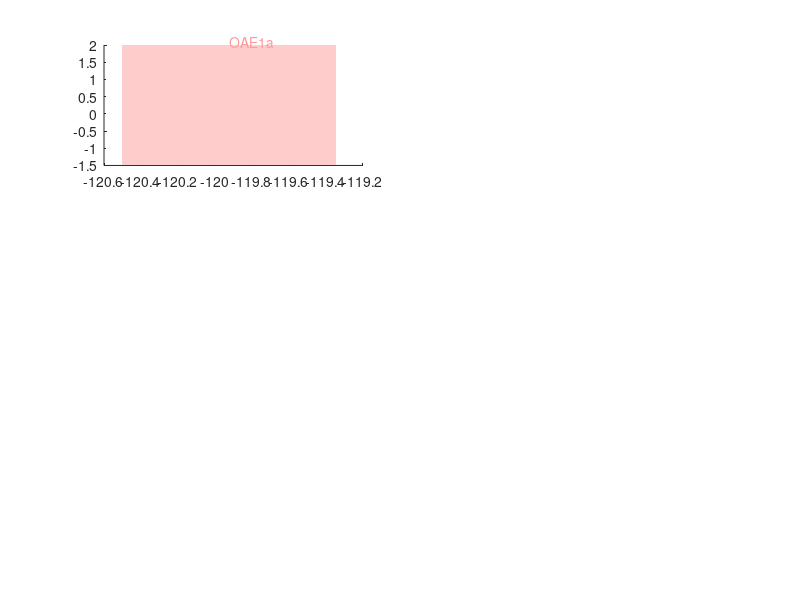

Source code (MATLAB): (Note: this script raises an error after producing the figure.)
%% This script reproduces Figure S8 in Chen et al. (2025). 

% Note that the P-values displayed may vary slightly from the ones in the
% original figure because of the randomness of peak sampling in the null
% model simulations used 

% first load input_Figure_S8.mat in Matlab (version used
% originally was 2024a) to load the necessary input data. First make sure the
% Matlab path is set to the directory in which the .m and
% .mat files were downloaded. 

load input_Figure_S8.mat;

%choose scenario for peak randomization
%sc = 0 : no restrictions on random peak ages chosen
%sc = 1 : distance between randomly chosen peak ages sampled from fitted distribution of distances between observed peak ages

sc=0;

% set x- and y-axis limits for all panels
xlimits = [-130 0;-130 0;-130 0;-130 0;-130 0;-130 0];
ylimits = [-1.5 2;-1.5 2;-1.5 2;-1.5 2;-1.5 2;-1.5 2];

figure(1)

%plot geological events on all panels, minimum line thickness 0.2 Ma, events of longer duration have corresponding thickness
for i=1:1:6
    ax = subplot(3,2,i);

    % OAE1a (Selli Event)
    oae1a=[-120.5 ylimits(i,1) 1.157 ylimits(i,2)-ylimits(i,1)] ;
    rectangle('Position',oae1a,'FaceColor',[1 0.8 0.8],'EdgeColor','none')
    if (i==1)
        t=text(oae1a(1)+ 0.5*oae1a(3), 2+(2-(-1.5))./40, 'OAE1a','Color',[1 0.6 0.6],'FontSize',10);
        t.Rotation = 90;
    end
    if (i==2)
        t=text(oae1a(1)+ 0.5*oae1a(3), 2+(2-(-0.5))./40, 'OAE1a','Color',[1 0.6 0.6],'FontSize',10);
        t.Rotation = 90;
    end
    if (i==3)
        t=text(oae1a(1)+ 0.5*oae1a(3), 35+(35-(10))./40, 'OAE1a','Color',[1 0.6 0.6],'FontSize',10);
        t.Rotation = 90;
    end
    
    
    % Aptian extinction
    aptian=[-116 ylimits(i,1) 1 ylimits(i,2)-ylimits(i,1)];
    rectangle('Position',aptian,'FaceColor',[1 0.8 0.8],'EdgeColor','none')
    if (i==1)
       t = text(aptian(1)+ 0.5*aptian(3), 2+(2-(-1.5))./40, 'Aptian ext.','Color',[1 0.6 0.6],'FontSize',10);
       t.Rotation = 90;
    end
    if (i==2)
       t = text(aptian(1)+ 0.5*aptian(3), 2+(2-(-0.5))./40, 'Aptian ext.','Color',[1 0.6 0.6],'FontSize',10);
       t.Rotation = 90;
    end
    if (i==3)
       t = text(aptian(1)+ 0.5*aptian(3), 35+(35-(10))./40, 'Aptian ext.','Color',[1 0.6 0.6],'FontSize',10);
       t.Rotation = 90;
    end

    % OAE1b (Jacob, Kilian, Paquier, and Leenhardt events)    
    oae1b=[-113.2-1.55 ylimits(i,1) 4.03 ylimits(i,2)-ylimits(i,1)] ;
    rectangle('Position',oae1b,'FaceColor',[1 0.8 0.8],'EdgeColor','none')
    if (i==1)
        t=text(oae1b(1)+ 0.5*oae1b(3)+2, 2+(2-(-1.5))./40, 'OAE1b','Color',[1 0.6 0.6],'FontSize',10);
        t.Rotation = 90;
    end
    if (i==2)
        t=text(oae1b(1)+ 0.5*oae1b(3)+2, 2+(2-(-0.5))./40, 'OAE1b','Color',[1 0.6 0.6],'FontSize',10);
        t.Rotation = 90;
    end
    if (i==3)
        t=text(oae1b(1)+ 0.5*oae1b(3)+2, 35+(35-(10))./40, 'OAE1b','Color',[1 0.6 0.6],'FontSize',10);
        t.Rotation = 90;
    end
    
    
    % OAE1c (Amadeus event)
    oae1c=[-106 ylimits(i,1) 0.567 ylimits(i,2)-ylimits(i,1)];
    rectangle('Position',oae1c,'FaceColor',[1 0.8 0.8],'EdgeColor','none')
    if (i==1)
        t=text(oae1c(1)+ 0.5*oae1c(3), 2+(2-(-1.5))./40, 'OAE1c','Color',[1 0.6 0.6],'FontSize',10);
        t.Rotation = 90;
    end
    if (i==2)
        t=text(oae1c(1)+ 0.5*oae1c(3), 2+(2-(-0.5))./40, 'OAE1c','Color',[1 0.6 0.6],'FontSize',10);
        t.Rotation = 90;
    end
    if (i==3)
        t=text(oae1c(1)+ 0.5*oae1c(3), 35+(35-(10))./40, 'OAE1c','Color',[1 0.6 0.6],'FontSize',10);
        t.Rotation = 90;
    end
    
    
    % OAE1d (Breistroffer event)
    oae1d=[-101 ylimits(i,1) 1 ylimits(i,2)-ylimits(i,1)];
    rectangle('Position',oae1d,'FaceColor',[1 0.8 0.8],'EdgeColor','none')
    if (i==1)
        t=text(oae1d(1)+ 0.5*oae1d(3), 2+(2-(-1.5))./40, 'OAE1d','Color',[1 0.6 0.6],'FontSize',10);
        t.Rotation = 90;
    end
    if (i==2)
        t=text(oae1d(1)+ 0.5*oae1d(3), 2+(2-(-0.5))./40, 'OAE1d','Color',[1 0.6 0.6],'FontSize',10);
        t.Rotation = 90;
    end
    if (i==3)
        t=text(oae1d(1)+ 0.5*oae1d(3), 35+(35-(10))./40, 'OAE1d','Color',[1 0.6 0.6],'FontSize',10);
        t.Rotation = 90;
    end

    % 0AE2 = Cenomanian-Turonian boundary event, 
    oae2=[-93.9 ylimits(i,1) 0.9 ylimits(i,2)-ylimits(i,1)];
    rectangle('Position',oae2,'FaceColor',[1 0.8 0.8],'EdgeColor','none')
    if (i==1)
        t=text(oae2(1)+ 0.5*oae2(3), 2+(2-(-1.5))./40, 'OAE2','Color',[1 0.6 0.6],'FontSize',10);
        t.Rotation = 90;
    end
    if (i==2)
        t=text(oae2(1)+ 0.5*oae2(3), 2+(2-(-0.5))./40, 'OAE2','Color',[1 0.6 0.6],'FontSize',10);
        t.Rotation = 90;
    end
    if (i==3)
        t=text(oae2(1)+ 0.5*oae2(3), 35+(35-(10))./40, 'OAE2','Color',[1 0.6 0.6],'FontSize',10);
        t.Rotation = 90;
    end

    % OAE3    
    oae3=[-87.3 ylimits(i,1) 2.7 ylimits(i,2)-ylimits(i,1)];
    rectangle('Position',oae3,'FaceColor',[1 0.8 0.8],'EdgeColor','none')
    if (i==1)
        t=text(oae3(1)+ 0.5*oae3(3), 2+(2-(-1.5))./40, 'OAE3','Color',[1 0.6 0.6],'FontSize',10);
        t.Rotation = 90;
    end
    if (i==2)
        t=text(oae3(1)+ 0.5*oae3(3), 2+(2-(-0.5))./40, 'OAE3','Color',[1 0.6 0.6],'FontSize',10);
        t.Rotation = 90;
    end
    if (i==3)
        t=text(oae3(1)+ 0.5*oae3(3), 35+(35-(10))./40, 'OAE3','Color',[1 0.6 0.6],'FontSize',10);
        t.Rotation = 90;
    end
    
    % K-Pg extinction
    kpg=[-66.1 ylimits(i,1) 0.2 ylimits(i,2)-ylimits(i,1)];
    rectangle('Position',kpg,'FaceColor',[1 0.8 0.8],'EdgeColor','none')
    if (i==1)
        t=text(kpg(1)+ 0.5*kpg(3), 2+(2-(-1.5))./40, 'K-Pg','Color',[1 0.6 0.6],'FontSize',10);
        t.Rotation = 90;
    end
    if (i==2)
        t=text(kpg(1)+ 0.5*kpg(3), 2+(2-(-0.5))./40, 'K-Pg','Color',[1 0.6 0.6],'FontSize',10);
        t.Rotation = 90;
    end
    if (i==3)
        t=text(kpg(1)+ 0.5*kpg(3), 35+(35-(10))./40, 'K-Pg','Color',[1 0.6 0.6],'FontSize',10);
        t.Rotation = 90;
    end
    
    % Paleocene-Eocene Thermal Maximum, PETM   
    petm=[-55.8 ylimits(i,1) 0.2 ylimits(i,2)-ylimits(i,1)];
    rectangle('Position',petm,'FaceColor',[1 0.8 0.8],'EdgeColor','none')
    if (i==1)
        t=text(petm(1)+ 0.5*petm(3), 2+(2-(-1.5))./40, 'PETM','Color',[1 0.6 0.6],'FontSize',10);
        t.Rotation = 90;
    end
    if (i==2)
        t=text(petm(1)+ 0.5*petm(3), 2+(2-(-0.5))./40, 'PETM','Color',[1 0.6 0.6],'FontSize',10);
        t.Rotation = 90;
    end
    if (i==3)
        t=text(petm(1)+ 0.5*petm(3), 35+(35-(10))./40, 'PETM','Color',[1 0.6 0.6],'FontSize',10);
        t.Rotation = 90;
    end
    
    % Eocene-Oligocene transition (EOT), Eocene-Oligocene extinction event or Grande Coupure 
    eot=[-33.9 ylimits(i,1) 0.5 ylimits(i,2)-ylimits(i,1)];
    rectangle('Position',eot,'FaceColor',[1 0.8 0.8],'EdgeColor','none')
    if (i==1)
        t=text(eot(1)+ 0.5*eot(3), 2+(2-(-1.5))./40, 'EOT','Color',[1 0.6 0.6],'FontSize',10);
        t.Rotation = 90;
    end
    if (i==2)
        t=text(eot(1)+ 0.5*eot(3), 2+(2-(-0.5))./40, 'EOT','Color',[1 0.6 0.6],'FontSize',10);
        t.Rotation = 90;
    end
    if (i==3)
        t=text(eot(1)+ 0.5*eot(3), 35+(35-(10))./40, 'EOT','Color',[1 0.6 0.6],'FontSize',10);
        t.Rotation = 90;
    end

    % Middle Miocene Climatic Transition (MMCT) or Middle Miocene Disruption   
    mmct=[-15 ylimits(i,1) 2 ylimits(i,2)-ylimits(i,1)];
    rectangle('Position',mmct,'FaceColor',[1 0.8 0.8],'EdgeColor','none');
    if (i==1)
        t=text(mmct(1)+ 0.5*mmct(3), 2+(2-(-1.5))./40, 'MMCT','Color',[1 0.6 0.6],'FontSize',10);
        t.Rotation = 90;
    end
    if (i==2)
        t=text(mmct(1)+ 0.5*mmct(3), 2+(2-(-0.5))./40, 'MMCT','Color',[1 0.6 0.6],'FontSize',10);
        t.Rotation = 90;
    end
    if (i==3)
        t=text(mmct(1)+ 0.5*mmct(3), 35+(35-(10))./40, 'MMCT','Color',[1 0.6 0.6],'FontSize',10);
        t.Rotation = 90;
    end
    
    ax.Layer = 'top';

end



%construction of panel A. Gray dots represent the relative residuals of a
%linear model in which the moving average of the WGD establishment rate
%(window size 4 Ma) is modeled as a function of time and the number of
%angiosperm lineages in the 466-species tree through time (Figure 1). The
%blue curve is a LOESS fit with span set to 10% of the total number of data
%points. Peaks in the blue curve that are recovered in the optimal
%exponential-Gaussian mixture model (panel B) are indicated with vertical
%black dashed lines and the associated numbers indicate their ages in Ma.
%The extinction events and OAEs displayed in pink are located significantly
%closer to the WGD peaks than expected under a null model of uniform random
%WGD peak placement across the past 115 Ma, as indicated by the P-value in
%the upper right corner of the panel.

l=1;

subplot(3,2,l);
hold on

% construction of relative residuals profile

%moving window analysis on WGD count data (WGD_Count contains the number of observed WGDs in bins [0,1] Ma, [1,2] Ma,... Window size 4, moving averages instead of moving sums by ./4
%moving window analysis on WGD count data (WGD_Count contains the number of observed WGDs in bins [0,1] Ma, [1,2] Ma,... Window size 4, moving averages instead of moving sums by ./4. 
%Note that first movsum element only incorporates 2 counts, not 4, and second element incorporates 3 counts instead of 4. Last movsum element also incorporates 3 counts only,
%but adjustment not needed as corresponding factor 2 or 4/3 corrections in numerator and denominator of mwWGD_rate_per_lineage cancel each other out. 
%In the same vein, ./4 in numerator and denominator actually also cancel out.
mwWGD_rate = movsum(WGD_Count(1:125),4)./4;
averageLineageCount = movsum(Total_Lineage_Count(1:125),4)./4;
mwWGD_rate_per_lineage = mwWGD_rate./averageLineageCount;
%first element of movsum captures range [-2 2] so average is 0, element 2 of movsum captures range [-1 3] with average 1, element 125 captures range [122 126] with average 124
mwx = [0:1:124];
mwWGD_rate_per_lineageflip = flip(mwWGD_rate_per_lineage(2:125));
mwxflip = -flip(mwx(2:125));
% Total_Lineage_Count is total lineage count at 0,1,2... Ma
Total_Lineage_Count_flip = flip(Total_Lineage_Count(1:125));
% leave out 0 Mya from Total_Lineage_Count_0123_flip, fit linear model to mwWGD_rate_per_lineageflip with independent variables time (mwxflip) and number of lineages (Total_Lineage_Count_flip)
mdl = fitlm([mwxflip',Total_Lineage_Count_flip(2:125)],mwWGD_rate_per_lineageflip);
% calculate relative residuals of model
residuals = mwWGD_rate_per_lineageflip - mdl.Fitted;
relativeresiduals = residuals./mdl.Fitted;

%plot panel A

xlabel( 'Ma', 'Interpreter', 'none' );
ylabel( 'Relative residuals', 'Interpreter', 'tex' );

plot(mwxflip',relativeresiduals,"Marker","o","MarkerSize",3,"MarkerFaceColor",[0.7 0.7 0.7],"MarkerEdgeColor",[0.7 0.7 0.7],"LineStyle","none");
hold on
%plot smoothed relative residuals profile
smoothedrelativeresiduals = smooth(mwxflip',relativeresiduals,0.1,'loess');
plot(mwxflip',smoothedrelativeresiduals,'Color','blue','LineWidth',1.5);
%find peaks in relative residuals profile, these will be plotted as vertical dashed black lines
[pks,locs] = findpeaks(smoothedrelativeresiduals);

x = [-130 0];
y = [0 0];
line(x,y,'Color','black','LineStyle','-')
hold off;

y = [-1.5 2];
for(i=1:1:size(pks,1))
  x = [mwxflip(locs(i)),mwxflip(locs(i))];
  line(x,y,'Color','black','LineStyle','--')
  text(mwxflip(locs(i)), smoothedrelativeresiduals(locs(i))+0.1, num2str(-mwxflip(locs(i)),'%.0f'));
end

xlim([-130 0]);
ylim([-1.5 2]);

%fit Gaussian distribution to distances between peaks in residuals data (to be used as distance distribution to be sampled from for positioning random peaks in scenario 1)
respeakdists = [];
%calculate distances between subsequent peaks
for i=1:1:size(pks,1)-1
    respeakdists(i) = -mwxflip(locs(i)) - (-mwxflip(locs(i+1)));
end
respeakdists = respeakdists';
pd = fitdist(respeakdists,'Normal');

%coupling distance analysis between relative residuals peaks and geological event peaks

%geological events in first 115 Ma
geopeaks =[14 33.65 55.7 66 85.95 93.45 101.5 105.7165 112.735]';
% use couplingDistance function in couplingDistance.m to calculate mean nearest distance between geological events and WGD peaks
cdist = couplingDistance(-mwxflip(locs(1:1:(size(pks,1)))),geopeaks);

%now do the same for 1,000,000 sets of randomized WGD establishment rate per lineage peaks (depends on randomization scenario chosen)
rndcdist=[];
for i=1:1:1000000
    rndpks=[];
    if (sc==0)
        for j=1:1:(size(pks,1))
            rndpks(j)=random('Uniform',0,115);
        end

    elseif (sc==1)
        %sample distances from distribution of residuals peak distances
        rndpkdists=[];
        for j=1:1:(size(respeakdists,1))
            rndpkdists(j)=random(pd);
        end
    
        %sample random starting point in interval 0-30 Ma and position random peaks
        rndpks(1)=random('Uniform',0,30);
        for j=2:1:(size(pks,1))
            rndpks(j)=rndpks(j-1) + rndpkdists(j-1);
        end
    end
    rndcdist(i)=couplingDistance(rndpks,geopeaks);
end


%approximate p-value for peak coupling p=(n+1)/(k+1) with n the number of times the randomized coupling distance is lower or equal to the observed coupling distance 
p1(l) = find(sort(rndcdist) >= cdist, 1)./1000001;

%plot p-value
t=text((xlimits(l,2) - (xlimits(l,2)-xlimits(l,1)).*0.25), (ylimits(l,2) - (ylimits(l,2)-ylimits(l,1)).*0.05), strcat('p=',num2str(p1(l),'%.2e')),'Color','black','FontSize',10);

xticks(-120:20:0);
xticklabels({'120','100','80','60','40','20','0'});
text(xlimits(l,1) - (xlimits(l,2)-xlimits(l,1)).*0.15 ,ylimits(l,2) + (ylimits(l,2)-ylimits(l,1)).*0.10,'A','FontSize',20)










%construction of panel B. Gray dots represent the relative residuals of a
%linear model in which the moving average of the WGD establishment rate
%(window size 4 Ma) is modeled as a function of time and the number of
%angiosperm species across time as obtained from Niklas et al. (1983) Nature
%https://doi.org/10.1038/303614a0. The blue curve is a LOESS fit with span set 
%to 10% of the total number of data points. Peaks in the blue curve that are 
%recovered in the optimal exponential-Gaussian mixture model (panel B) are 
%indicated with vertical black dashed lines and the associated numbers indicate 
%their ages in Ma. The extinction events and OAEs displayed in pink are located 
%significantly closer to the WGD peaks than expected under a null model of uniform
%random WGD peak placement across the past 115 Ma, as indicated by the P-value in
%the upper right corner of the panel.

l=3;

subplot(3,2,l);
hold on

% construction of relative residuals profile

%moving window analysis on WGD count data (WGD_Count contains the number of observed WGDs in bins [0,1] Ma, [1,2] Ma,... Window size 4, moving averages instead of moving sums by ./4. 
%Note that first movsum element only incorporates 2 counts, not 4, and second element incorporates 3 counts instead of 4. Last movsum element also incorporates 3 counts only,
%but adjustment not needed as corresponding factor 2 or 4/3 corrections in numerator and denominator of mwWGD_rate_per_lineage cancel each other out. 
%In the same vein, ./4 in numerator and denominator actually also cancel out.
%Niklas data starts from 3.5 Ma, while WGD count data starts at 0.5 Ma -> start at index 4 instead of 1
mwWGD_rate = movsum(WGD_Count(4:125),4)./4;
averageLineageCount = movsum(Niklas_Species_Count(1:122),4)./4;
mwWGD_rate_per_lineage = mwWGD_rate./averageLineageCount;
%first element of movsum captures range [1 5] so average is 3, element 2 of movsum captures range [2 6] with average 4, element 118 captures range [122 126] with average 124
mwx = [3:1:124];
mwWGD_rate_per_lineageflip = flip(mwWGD_rate_per_lineage(1:122));
mwxflip = -flip(mwx(1:122));
% Warning, moving averages at 3, 4, ... Ma may be 0.5 Ma off from lineage counts at 3.5, 4.5... Ma
Niklas_Species_Count_flip = flip(Niklas_Species_Count(1:122));
% fit linear model to mwWGD_rate_per_lineageflip with independent variables time (mwxflip) and number of lineages (Niklas_Species_Count_flip)
mdl = fitlm([mwxflip',Niklas_Species_Count_flip],mwWGD_rate_per_lineageflip);
% calculate relative residuals of model
residuals = mwWGD_rate_per_lineageflip - mdl.Fitted;
relativeresiduals = residuals./mdl.Fitted;

%plot panel B

xlabel( 'Ma', 'Interpreter', 'none' );
ylabel( 'Relative residuals', 'Interpreter', 'tex' );

plot(mwxflip',relativeresiduals,"Marker","o","MarkerSize",3,"MarkerFaceColor",[0.7 0.7 0.7],"MarkerEdgeColor",[0.7 0.7 0.7],"LineStyle","none");
hold on
%plot smoothed relative residuals profile
smoothedrelativeresiduals = smooth(mwxflip',relativeresiduals,0.1,'loess');
plot(mwxflip',smoothedrelativeresiduals,'Color','blue','LineWidth',1.5);
%find peaks in relative residuals profile, these will be plotted as vertical dashed black lines
[pks,locs] = findpeaks(smoothedrelativeresiduals);

x = [-130 0];
y = [0 0];
line(x,y,'Color','black','LineStyle','-')
hold off;

y = [-1.5 2];
for(i=1:1:size(pks,1))
  x = [mwxflip(locs(i)),mwxflip(locs(i))];
  line(x,y,'Color','black','LineStyle','--')
  text(mwxflip(locs(i)), smoothedrelativeresiduals(locs(i))+0.1, num2str(-mwxflip(locs(i)),'%.0f'));
end

xlim([-130 0]);
ylim([-1.5 2]);

%fit Gaussian distribution to distances between peaks in residuals data (to be used as distance distribution to be sampled from for positioning random peaks in scenario 1)
respeakdists = [];
%calculate distances between subsequent peaks
for i=1:1:size(pks,1)-1
    respeakdists(i) = -mwxflip(locs(i)) - (-mwxflip(locs(i+1)));
end
respeakdists = respeakdists';
pd = fitdist(respeakdists,'Normal');

%coupling distance analysis between relative residuals peaks and geological event peaks

%geological events in first 115 Ma
geopeaks =[14 33.65 55.7 66 85.95 93.45 101.5 105.7165 112.735]';
% use couplingDistance function in couplingDistance.m to calculate mean nearest distance between geological events and WGD peaks
cdist = couplingDistance(-mwxflip(locs(1:1:(size(pks,1)))),geopeaks);

%now do the same for 1,000,000 sets of randomized WGD establishment rate per lineage peaks (depends on randomization scenario chosen)
rndcdist=[];
for i=1:1:1000000
    rndpks=[];
    if (sc==0)
        for j=1:1:(size(pks,1))
            rndpks(j)=random('Uniform',0,115);
        end

    elseif (sc==1)
        %sample distances from distribution of residuals peak distances
        rndpkdists=[];
        for j=1:1:(size(respeakdists,1))
            rndpkdists(j)=random(pd);
        end
    
        %sample random starting point in interval 0-30 Ma and position random peaks
        rndpks(1)=random('Uniform',0,30);
        for j=2:1:(size(pks,1))
            rndpks(j)=rndpks(j-1) + rndpkdists(j-1);
        end
    end
    rndcdist(i)=couplingDistance(rndpks,geopeaks);
end


%approximate p-value for peak coupling p=(n+1)/(k+1) with n the number of times the randomized coupling distance is lower or equal to the observed coupling distance 
p1(l) = find(sort(rndcdist) >= cdist, 1)./1000001;

%plot p-value
t=text((xlimits(l,2) - (xlimits(l,2)-xlimits(l,1)).*0.25), (ylimits(l,2) - (ylimits(l,2)-ylimits(l,1)).*0.05), strcat('p=',num2str(p1(l),'%.2e')),'Color','black','FontSize',10);

xticks(-120:20:0);
xticklabels({'120','100','80','60','40','20','0'});
text(xlimits(l,1) - (xlimits(l,2)-xlimits(l,1)).*0.15 ,ylimits(l,2) + (ylimits(l,2)-ylimits(l,1)).*0.10,'B','FontSize',20)









%construction of panel C. Gray dots represent the relative residuals of a
%linear model in which the moving average of the WGD establishment rate
%(window size 4 Ma) is modeled as a function of time and the number of
%angiosperm families across time as obtained from Niklas et al. (1983) Nature
%https://doi.org/10.1038/303614a0. The blue curve is a LOESS fit with span set 
%to 10% of the total number of data points. Peaks in the blue curve that are 
%recovered in the optimal exponential-Gaussian mixture model (panel B) are 
%indicated with vertical black dashed lines and the associated numbers indicate 
%their ages in Ma. The extinction events and OAEs displayed in pink are located 
%significantly closer to the WGD peaks than expected under a null model of uniform
%random WGD peak placement across the past 115 Ma, as indicated by the P-value in
%the upper right corner of the panel.

l=5;

subplot(3,2,l);
hold on

% construction of relative residuals profile

%moving window analysis on WGD count data (WGD_Count contains the number of observed WGDs in bins [0,1] Ma, [1,2] Ma,... Window size 4, moving averages instead of moving sums by ./4. 
%Note that first movsum element only incorporates 2 counts, not 4, and second element incorporates 3 counts instead of 4. Last movsum element also incorporates 3 counts only,
%but adjustment not needed as corresponding factor 2 or 4/3 corrections in numerator and denominator of mwWGD_rate_per_lineage cancel each other out. 
%In the same vein, ./4 in numerator and denominator actually also cancel out.
%Niklas data starts from 3.5 Ma, while WGD count data starts at 0.5 Ma -> start at index 4 instead of 1
mwWGD_rate = movsum(WGD_Count(4:125),4)./4;
averageLineageCount = movsum(Niklas_Family_Count(1:122),4)./4;
mwWGD_rate_per_lineage = mwWGD_rate./averageLineageCount;
%first element of movsum captures range [1 5] so average is 3, element 2 of movsum captures range [2 6] with average 4, element 118 captures range [122 126] with average 124
mwx = [3:1:124];
mwWGD_rate_per_lineageflip = flip(mwWGD_rate_per_lineage(1:122));
mwxflip = -flip(mwx(1:122));
% Warning, moving averages at 3, 4, ... Ma may be 0.5 Ma off from lineage counts at 3.5, 4.5... Ma
Niklas_Family_Count_flip = flip(Niklas_Family_Count(1:122));
% fit linear model to mwWGD_rate_per_lineageflip with independent variables time (mwxflip) and number of lineages (Niklas_Family_Count_flip)
mdl = fitlm([mwxflip',Niklas_Family_Count_flip],mwWGD_rate_per_lineageflip);
% calculate relative residuals of model
residuals = mwWGD_rate_per_lineageflip - mdl.Fitted;
relativeresiduals = residuals./mdl.Fitted;



%plot panel C

xlabel( 'Ma', 'Interpreter', 'none' );
ylabel( 'Relative residuals', 'Interpreter', 'tex' );

plot(mwxflip',relativeresiduals,"Marker","o","MarkerSize",3,"MarkerFaceColor",[0.7 0.7 0.7],"MarkerEdgeColor",[0.7 0.7 0.7],"LineStyle","none");
hold on
%plot smoothed relative residuals profile
smoothedrelativeresiduals = smooth(mwxflip',relativeresiduals,0.1,'loess');
plot(mwxflip',smoothedrelativeresiduals,'Color','blue','LineWidth',1.5);
%find peaks in relative residuals profile, these will be plotted as vertical dashed black lines
[pks,locs] = findpeaks(smoothedrelativeresiduals);

x = [-130 0];
y = [0 0];
line(x,y,'Color','black','LineStyle','-')
hold off;

y = [-1.5 2];
for(i=1:1:size(pks,1))
  x = [mwxflip(locs(i)),mwxflip(locs(i))];
  line(x,y,'Color','black','LineStyle','--')
  text(mwxflip(locs(i)), smoothedrelativeresiduals(locs(i))+0.1, num2str(-mwxflip(locs(i)),'%.0f'));
end

xlim([-130 0]);
ylim([-1.5 2]);

%fit Gaussian distribution to distances between peaks in residuals data (to be used as distance distribution to be sampled from for positioning random peaks in scenario 1)
respeakdists = [];
%calculate distances between subsequent peaks
for i=1:1:size(pks,1)-1
    respeakdists(i) = -mwxflip(locs(i)) - (-mwxflip(locs(i+1)));
end
respeakdists = respeakdists';
pd = fitdist(respeakdists,'Normal');

%coupling distance analysis between relative residuals peaks and geological event peaks

%geological events in first 115 Ma
geopeaks =[14 33.65 55.7 66 85.95 93.45 101.5 105.7165 112.735]';
% use couplingDistance function in couplingDistance.m to calculate mean nearest distance between geological events and WGD peaks
cdist = couplingDistance(-mwxflip(locs(1:1:(size(pks,1)))),geopeaks);

%now do the same for 1,000,000 sets of randomized WGD establishment rate per lineage peaks (depends on randomization scenario chosen)
rndcdist=[];
for i=1:1:1000000
    rndpks=[];
    if (sc==0)
        for j=1:1:(size(pks,1))
            rndpks(j)=random('Uniform',0,115);
        end

    elseif (sc==1)
        %sample distances from distribution of residuals peak distances
        rndpkdists=[];
        for j=1:1:(size(respeakdists,1))
            rndpkdists(j)=random(pd);
        end
    
        %sample random starting point in interval 0-30 Ma and position random peaks
        rndpks(1)=random('Uniform',0,30);
        for j=2:1:(size(pks,1))
            rndpks(j)=rndpks(j-1) + rndpkdists(j-1);
        end
    end
    rndcdist(i)=couplingDistance(rndpks,geopeaks);
end


%approximate p-value for peak coupling p=(n+1)/(k+1) with n the number of times the randomized coupling distance is lower or equal to the observed coupling distance 
p1(l) = find(sort(rndcdist) >= cdist, 1)./1000001;

%plot p-value
t=text((xlimits(l,2) - (xlimits(l,2)-xlimits(l,1)).*0.25), (ylimits(l,2) - (ylimits(l,2)-ylimits(l,1)).*0.05), strcat('p=',num2str(p1(l),'%.2e')),'Color','black','FontSize',10);

xticks(-120:20:0);
xticklabels({'120','100','80','60','40','20','0'});
text(xlimits(l,1) - (xlimits(l,2)-xlimits(l,1)).*0.15 ,ylimits(l,2) + (ylimits(l,2)-ylimits(l,1)).*0.10,'C','FontSize',20)












%construction of panel D. Gray dots represent the relative residuals of a
%linear model in which the moving average of the WGD establishment rate
%(window size 4 Ma) is modeled as a function of time and the number of
%angiosperm species across time as obtained from Zuntini et al. (2024) Nature
%https://doi.org/10.1038/s41586-024-07324-0. The blue curve is a LOESS fit with span set 
%to 10% of the total number of data points. Peaks in the blue curve that are 
%recovered in the optimal exponential-Gaussian mixture model (panel B) are 
%indicated with vertical black dashed lines and the associated numbers indicate 
%their ages in Ma. The extinction events and OAEs displayed in pink are located 
%significantly closer to the WGD peaks than expected under a null model of uniform
%random WGD peak placement across the past 115 Ma, as indicated by the P-value in
%the upper right corner of the panel.

l=2;

subplot(3,2,l);
hold on

% construction of relative residuals profile

%moving window analysis on WGD count data (WGD_Count contains the number of observed WGDs in bins [0,1] Ma, [1,2] Ma,... Window size 4, moving averages instead of moving sums by ./4. 
%Note that first movsum element only incorporates 2 counts, not 4, and second element incorporates 3 counts instead of 4. Last movsum element also incorporates 3 counts only,
%but adjustment not needed as corresponding factor 2 or 4/3 corrections in numerator and denominator of mwWGD_rate_per_lineage cancel each other out. 
%In the same vein, ./4 in numerator and denominator actually also cancel out.
mwWGD_rate = movsum(WGD_Count(1:125),4)./4;
averageLineageCount = movsum(Zuntini_Species_Count_young(1:125),4)./4;
mwWGD_rate_per_lineage = mwWGD_rate./averageLineageCount;
%first element of movsum captures range [-2 2] so average is 0, element 2 of movsum captures range [-1 3] with average 1, element 125 captures range [122 126] with average 124
mwx = [0:1:124];
mwWGD_rate_per_lineageflip = flip(mwWGD_rate_per_lineage(2:125));
mwxflip = -flip(mwx(2:125));
% Warning, moving averages at 0, 1, ... Ma may be 0.5 Ma off from lineage counts at 0.5, 1.5... Ma
Zuntini_Species_Count_young_flip = flip(Zuntini_Species_Count_young(1:125));
% leave out 0 Mya from Zuntini_Species_Count_young_flip, fit linear model to mwWGD_rate_per_lineageflip with independent variables time (mwxflip) and number of lineages (Zuntini_Species_Count_young_flip)
mdl = fitlm([mwxflip',Zuntini_Species_Count_young_flip(2:125)],mwWGD_rate_per_lineageflip);
% calculate relative residuals of model
residuals = mwWGD_rate_per_lineageflip - mdl.Fitted;
relativeresiduals = residuals./mdl.Fitted;

%plot panel D

xlabel( 'Ma', 'Interpreter', 'none' );
ylabel( 'Relative residuals', 'Interpreter', 'tex' );

plot(mwxflip',relativeresiduals,"Marker","o","MarkerSize",3,"MarkerFaceColor",[0.7 0.7 0.7],"MarkerEdgeColor",[0.7 0.7 0.7],"LineStyle","none");
hold on
%plot smoothed relative residuals profile
smoothedrelativeresiduals = smooth(mwxflip',relativeresiduals,0.1,'loess');
plot(mwxflip',smoothedrelativeresiduals,'Color','blue','LineWidth',1.5);
%find peaks in relative residuals profile, these will be plotted as vertical dashed black lines
[pks,locs] = findpeaks(smoothedrelativeresiduals);

x = [-130 0];
y = [0 0];
line(x,y,'Color','black','LineStyle','-')
hold off;

y = [-1.5 2];
for(i=1:1:size(pks,1))
  x = [mwxflip(locs(i)),mwxflip(locs(i))];
  line(x,y,'Color','black','LineStyle','--')
  text(mwxflip(locs(i)), smoothedrelativeresiduals(locs(i))+0.1, num2str(-mwxflip(locs(i)),'%.0f'));
end

xlim([-130 0]);
ylim([-1.5 2]);

%fit Gaussian distribution to distances between peaks in residuals data (to be used as distance distribution to be sampled from for positioning random peaks in scenario 1)
respeakdists = [];
%calculate distances between subsequent peaks
for i=1:1:size(pks,1)-1
    respeakdists(i) = -mwxflip(locs(i)) - (-mwxflip(locs(i+1)));
end
respeakdists = respeakdists';
pd = fitdist(respeakdists,'Normal');

%coupling distance analysis between relative residuals peaks and geological event peaks

%geological events in first 115 Ma
geopeaks =[14 33.65 55.7 66 85.95 93.45 101.5 105.7165 112.735]';
% use couplingDistance function in couplingDistance.m to calculate mean nearest distance between geological events and WGD peaks
cdist = couplingDistance(-mwxflip(locs(1:1:(size(pks,1)))),geopeaks);

%now do the same for 1,000,000 sets of randomized WGD establishment rate per lineage peaks (depends on randomization scenario chosen)
rndcdist=[];
for i=1:1:1000000
    rndpks=[];
    if (sc==0)
        for j=1:1:(size(pks,1))
            rndpks(j)=random('Uniform',0,115);
        end

    elseif (sc==1)
        %sample distances from distribution of residuals peak distances
        rndpkdists=[];
        for j=1:1:(size(respeakdists,1))
            rndpkdists(j)=random(pd);
        end
    
        %sample random starting point in interval 0-30 Ma and position random peaks
        rndpks(1)=random('Uniform',0,30);
        for j=2:1:(size(pks,1))
            rndpks(j)=rndpks(j-1) + rndpkdists(j-1);
        end
    end
    rndcdist(i)=couplingDistance(rndpks,geopeaks);
end


%approximate p-value for peak coupling p=(n+1)/(k+1) with n the number of times the randomized coupling distance is lower or equal to the observed coupling distance 
p1(l) = find(sort(rndcdist) >= cdist, 1)./1000001;

%plot p-value
t=text((xlimits(l,2) - (xlimits(l,2)-xlimits(l,1)).*0.25), (ylimits(l,2) - (ylimits(l,2)-ylimits(l,1)).*0.05), strcat('p=',num2str(p1(l),'%.2e')),'Color','black','FontSize',10);

xticks(-120:20:0);
xticklabels({'120','100','80','60','40','20','0'});
text(xlimits(l,1) - (xlimits(l,2)-xlimits(l,1)).*0.15 ,ylimits(l,2) + (ylimits(l,2)-ylimits(l,1)).*0.10,'D','FontSize',20)










%construction of panel E. Gray dots represent the relative residuals of a
%linear model in which the moving average of the WGD establishment rate
%(window size 4 Ma) is modeled as a function of time and the number of
%angiosperm genera across time as obtained from Zuntini et al. (2024) Nature
%https://doi.org/10.1038/s41586-024-07324-0. The blue curve is a LOESS fit with span set 
%to 10% of the total number of data points. Peaks in the blue curve that are 
%recovered in the optimal exponential-Gaussian mixture model (panel B) are 
%indicated with vertical black dashed lines and the associated numbers indicate 
%their ages in Ma. The extinction events and OAEs displayed in pink are located 
%significantly closer to the WGD peaks than expected under a null model of uniform
%random WGD peak placement across the past 115 Ma, as indicated by the P-value in
%the upper right corner of the panel.

l=4;

subplot(3,2,l);
hold on

% construction of relative residuals profile

%moving window analysis on WGD count data (WGD_Count contains the number of observed WGDs in bins [0,1] Ma, [1,2] Ma,... Window size 4, moving averages instead of moving sums by ./4. 
%Note that first movsum element only incorporates 2 counts, not 4, and second element incorporates 3 counts instead of 4. Last movsum element also incorporates 3 counts only,
%but adjustment not needed as corresponding factor 2 or 4/3 corrections in numerator and denominator of mwWGD_rate_per_lineage cancel each other out. 
%In the same vein, ./4 in numerator and denominator actually also cancel out.
mwWGD_rate = movsum(WGD_Count(1:125),4)./4;
averageLineageCount = movsum(Zuntini_Genus_Count_young(1:125),4)./4;
mwWGD_rate_per_lineage = mwWGD_rate./averageLineageCount;
%first element of movsum captures range [-2 2] so average is 0, element 2 of movsum captures range [-1 3] with average 1, element 125 captures range [122 126] with average 124
mwx = [0:1:124];
mwWGD_rate_per_lineageflip = flip(mwWGD_rate_per_lineage(2:125));
mwxflip = -flip(mwx(2:125));
% Warning, moving averages at 0, 1, ... Ma may be 0.5 Ma off from lineage counts at 0.5, 1.5... Ma
Zuntini_Genus_Count_young_flip = flip(Zuntini_Genus_Count_young(1:125));
% leave out 0 Mya from Zuntini_Genus_Count_young_flip, fit linear model to mwWGD_rate_per_lineageflip with independent variables time (mwxflip) and number of lineages (Zuntini_Genus_Count_young_flip)
mdl = fitlm([mwxflip',Zuntini_Genus_Count_young_flip(2:125)],mwWGD_rate_per_lineageflip);
% calculate relative residuals of model
residuals = mwWGD_rate_per_lineageflip - mdl.Fitted;
relativeresiduals = residuals./mdl.Fitted;

%plot panel E

xlabel( 'Ma', 'Interpreter', 'none' );
ylabel( 'Relative residuals', 'Interpreter', 'tex' );

plot(mwxflip',relativeresiduals,"Marker","o","MarkerSize",3,"MarkerFaceColor",[0.7 0.7 0.7],"MarkerEdgeColor",[0.7 0.7 0.7],"LineStyle","none");
hold on
%plot smoothed relative residuals profile
smoothedrelativeresiduals = smooth(mwxflip',relativeresiduals,0.1,'loess');
plot(mwxflip',smoothedrelativeresiduals,'Color','blue','LineWidth',1.5);
%find peaks in relative residuals profile, these will be plotted as vertical dashed black lines
[pks,locs] = findpeaks(smoothedrelativeresiduals);

x = [-130 0];
y = [0 0];
line(x,y,'Color','black','LineStyle','-')
hold off;

y = [-1.5 2];
for(i=1:1:size(pks,1))
  x = [mwxflip(locs(i)),mwxflip(locs(i))];
  line(x,y,'Color','black','LineStyle','--')
  text(mwxflip(locs(i)), smoothedrelativeresiduals(locs(i))+0.1, num2str(-mwxflip(locs(i)),'%.0f'));
end

xlim([-130 0]);
ylim([-1.5 2]);

%fit Gaussian distribution to distances between peaks in residuals data (to be used as distance distribution to be sampled from for positioning random peaks in scenario 1)
respeakdists = [];
%calculate distances between subsequent peaks
for i=1:1:size(pks,1)-1
    respeakdists(i) = -mwxflip(locs(i)) - (-mwxflip(locs(i+1)));
end
respeakdists = respeakdists';
pd = fitdist(respeakdists,'Normal');

%coupling distance analysis between relative residuals peaks and geological event peaks

%geological events in first 115 Ma
geopeaks =[14 33.65 55.7 66 85.95 93.45 101.5 105.7165 112.735]';
% use couplingDistance function in couplingDistance.m to calculate mean nearest distance between geological events and WGD peaks
cdist = couplingDistance(-mwxflip(locs(1:1:(size(pks,1)))),geopeaks);

%now do the same for 1,000,000 sets of randomized WGD establishment rate per lineage peaks (depends on randomization scenario chosen)
rndcdist=[];
for i=1:1:1000000
    rndpks=[];
    if (sc==0)
        for j=1:1:(size(pks,1))
            rndpks(j)=random('Uniform',0,115);
        end

    elseif (sc==1)
        %sample distances from distribution of residuals peak distances
        rndpkdists=[];
        for j=1:1:(size(respeakdists,1))
            rndpkdists(j)=random(pd);
        end
    
        %sample random starting point in interval 0-30 Ma and position random peaks
        rndpks(1)=random('Uniform',0,30);
        for j=2:1:(size(pks,1))
            rndpks(j)=rndpks(j-1) + rndpkdists(j-1);
        end
    end
    rndcdist(i)=couplingDistance(rndpks,geopeaks);
end


%approximate p-value for peak coupling p=(n+1)/(k+1) with n the number of times the randomized coupling distance is lower or equal to the observed coupling distance 
p1(l) = find(sort(rndcdist) >= cdist, 1)./1000001;

%plot p-value
t=text((xlimits(l,2) - (xlimits(l,2)-xlimits(l,1)).*0.25), (ylimits(l,2) - (ylimits(l,2)-ylimits(l,1)).*0.05), strcat('p=',num2str(p1(l),'%.2e')),'Color','black','FontSize',10);

xticks(-120:20:0);
xticklabels({'120','100','80','60','40','20','0'});
text(xlimits(l,1) - (xlimits(l,2)-xlimits(l,1)).*0.15 ,ylimits(l,2) + (ylimits(l,2)-ylimits(l,1)).*0.10,'E','FontSize',20)












%construction of panel F. Gray dots represent the relative residuals of a
%linear model in which the moving average of the WGD establishment rate
%(window size 4 Ma) is modeled as a function of time and the number of
%angiosperm families across time as obtained from Zuntini et al. (2024) Nature
%https://doi.org/10.1038/s41586-024-07324-0. The blue curve is a LOESS fit with span set 
%to 10% of the total number of data points. Peaks in the blue curve that are 
%recovered in the optimal exponential-Gaussian mixture model (panel B) are 
%indicated with vertical black dashed lines and the associated numbers indicate 
%their ages in Ma. The extinction events and OAEs displayed in pink are located 
%significantly closer to the WGD peaks than expected under a null model of uniform
%random WGD peak placement across the past 115 Ma, as indicated by the P-value in
%the upper right corner of the panel.

l=6;

subplot(3,2,l);
hold on

% construction of relative residuals profile

%moving window analysis on WGD count data (WGD_Count contains the number of observed WGDs in bins [0,1] Ma, [1,2] Ma,... Window size 4, moving averages instead of moving sums by ./4. 
%Note that first movsum element only incorporates 2 counts, not 4, and second element incorporates 3 counts instead of 4. Last movsum element also incorporates 3 counts only,
%but adjustment not needed as corresponding factor 2 or 4/3 corrections in numerator and denominator of mwWGD_rate_per_lineage cancel each other out. 
%In the same vein, ./4 in numerator and denominator actually also cancel out.

mwWGD_rate = movsum(WGD_Count(1:125),4)./4;
averageLineageCount = movsum(Zuntini_Family_Count_young(1:125),4)./4;
mwWGD_rate_per_lineage = mwWGD_rate./averageLineageCount;
%first element of movsum captures range [-2 2] so average is 0, element 2 of movsum captures range [-1 3] with average 1, element 125 captures range [122 126] with average 124
mwx = [0:1:124];
mwWGD_rate_per_lineageflip = flip(mwWGD_rate_per_lineage(2:125));
mwxflip = -flip(mwx(2:125));
% Warning, moving averages at 0, 1, ... Ma may be 0.5 Ma off from lineage counts at 0.5, 1.5... Ma
Zuntini_Family_Count_young_flip = flip(Zuntini_Family_Count_young(1:125));
% leave out 0 Mya from Zuntini_Family_Count_young_flip, fit linear model to mwWGD_rate_per_lineageflip with independent variables time (mwxflip) and number of lineages (Zuntini_Family_Count_young_flip)
mdl = fitlm([mwxflip',Zuntini_Family_Count_young_flip(2:125)],mwWGD_rate_per_lineageflip);
% calculate relative residuals of model
residuals = mwWGD_rate_per_lineageflip - mdl.Fitted;
relativeresiduals = residuals./mdl.Fitted;

%plot panel F

xlabel( 'Ma', 'Interpreter', 'none' );
ylabel( 'Relative residuals', 'Interpreter', 'tex' );

plot(mwxflip',relativeresiduals,"Marker","o","MarkerSize",3,"MarkerFaceColor",[0.7 0.7 0.7],"MarkerEdgeColor",[0.7 0.7 0.7],"LineStyle","none");
hold on
%plot smoothed relative residuals profile
smoothedrelativeresiduals = smooth(mwxflip',relativeresiduals,0.1,'loess');
plot(mwxflip',smoothedrelativeresiduals,'Color','blue','LineWidth',1.5);
%find peaks in relative residuals profile, these will be plotted as vertical dashed black lines
[pks,locs] = findpeaks(smoothedrelativeresiduals);

x = [-130 0];
y = [0 0];
line(x,y,'Color','black','LineStyle','-')
hold off;

y = [-1.5 2];
for(i=1:1:size(pks,1))
  x = [mwxflip(locs(i)),mwxflip(locs(i))];
  line(x,y,'Color','black','LineStyle','--')
  text(mwxflip(locs(i)), smoothedrelativeresiduals(locs(i))+0.1, num2str(-mwxflip(locs(i)),'%.0f'));
end

xlim([-130 0]);
ylim([-1.5 2]);

%fit Gaussian distribution to distances between peaks in residuals data (to be used as distance distribution to be sampled from for positioning random peaks in scenario 1)
respeakdists = [];
% calculate distances between subsequent peaks
% leave out first peak because outside of [0,115] Ma range
for i=2:1:size(pks,1)-1
    respeakdists(i) = -mwxflip(locs(i)) - (-mwxflip(locs(i+1)));
end
respeakdists = respeakdists';
pd = fitdist(respeakdists,'Normal');

%coupling distance analysis between relative residuals peaks and geological event peaks

%geological events in first 115 Ma
geopeaks =[14 33.65 55.7 66 85.95 93.45 101.5 105.7165 112.735]';
% use couplingDistance function in couplingDistance.m to calculate mean nearest distance between geological events and WGD peaks
% leave out first peak because outside of [0,115] Ma range
cdist = couplingDistance(-mwxflip(locs(2:1:(size(pks,1)))),geopeaks);

% now do the same for 1,000,000 sets of randomized WGD establishment rate per lineage peaks (depends on randomization scenario chosen)
% use size(pks,1)-1 because first peak outside of [0,115] Ma range
rndcdist=[];
for i=1:1:1000000
    rndpks=[];
    if (sc==0)
        for j=1:1:(size(pks,1)-1)
            rndpks(j)=random('Uniform',0,115);
        end

    elseif (sc==1)
        %sample distances from distribution of residuals peak distances
        rndpkdists=[];
        for j=1:1:(size(respeakdists,1))
            rndpkdists(j)=random(pd);
        end
    
        %sample random starting point in interval 0-30 Ma and position random peaks
        rndpks(1)=random('Uniform',0,30);
        for j=2:1:(size(pks,1))
            rndpks(j)=rndpks(j-1) + rndpkdists(j-1);
        end
    end
    rndcdist(i)=couplingDistance(rndpks,geopeaks);
end


%approximate p-value for peak coupling p=(n+1)/(k+1) with n the number of times the randomized coupling distance is lower or equal to the observed coupling distance 
p1(l) = find(sort(rndcdist) >= cdist, 1)./1000001;

%plot p-value
t=text((xlimits(l,2) - (xlimits(l,2)-xlimits(l,1)).*0.25), (ylimits(l,2) - (ylimits(l,2)-ylimits(l,1)).*0.05), strcat('p=',num2str(p1(l),'%.2e')),'Color','black','FontSize',10);

xticks(-120:20:0);
xticklabels({'120','100','80','60','40','20','0'});
text(xlimits(l,1) - (xlimits(l,2)-xlimits(l,1)).*0.15 ,ylimits(l,2) + (ylimits(l,2)-ylimits(l,1)).*0.10,'F','FontSize',20)





















